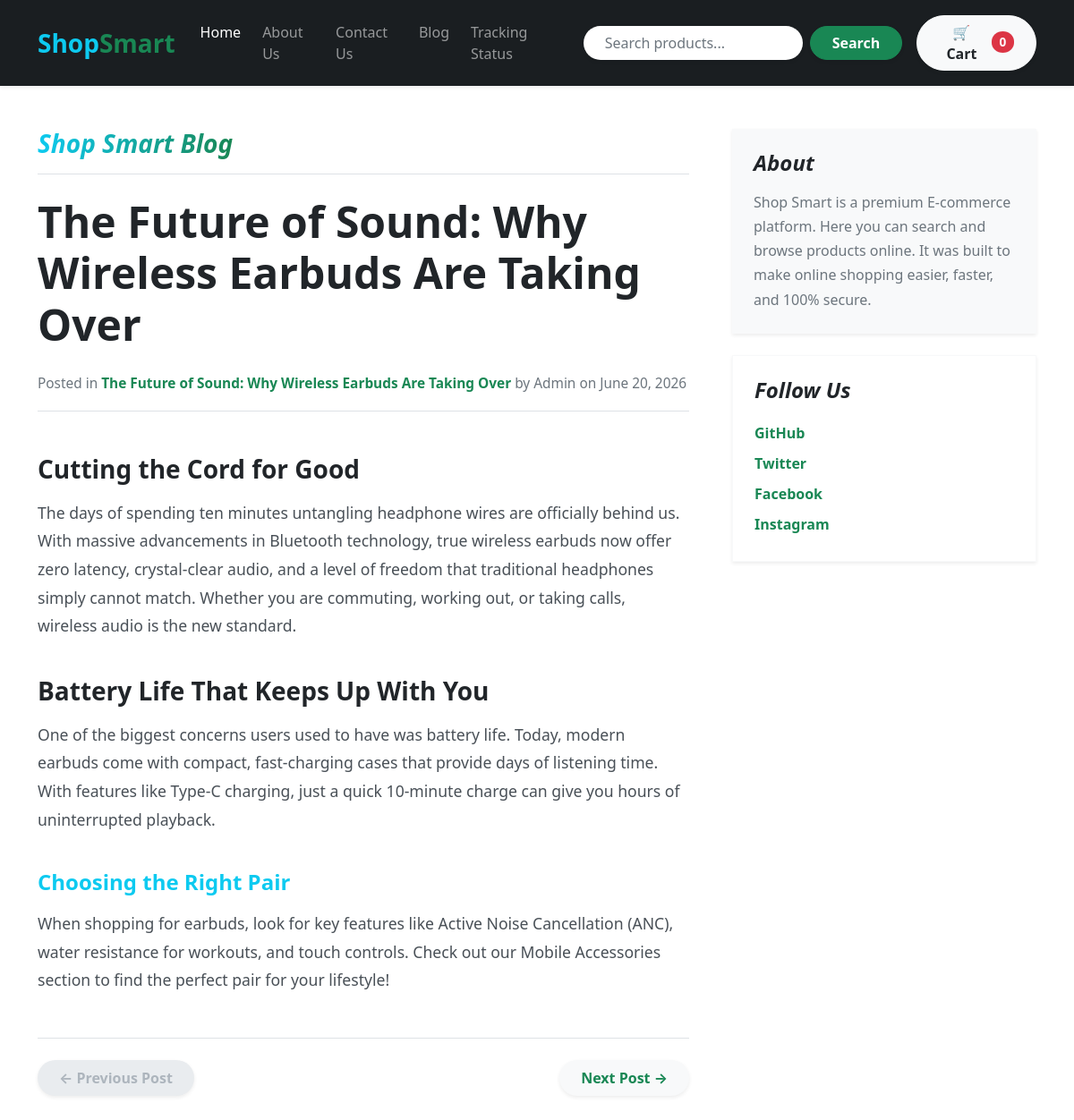
The app's page /blog/blogpost/4 with its own data.
### blog/models.py (models this page shows, shortened)
class BlogPost(models.Model):
    blog_id = models.AutoField(primary_key=True)
    title = models.CharField(max_length=500,default="")
    heading_1 = models.CharField(max_length=500,default="")
    heading_1_content = models.CharField(max_length=5000,default="")
    heading_2 = models.CharField(max_length=500,default="")
    heading_2_content = models.CharField(max_length=5000)
    sub_heading = models.CharField(max_length=500,default="")
    sub_heading_content = models.CharField(max_length=5000)
    pub_date = models.DateField()
    image = models.ImageField(upload_to="blog/images",default="")

### blog/views.py (the view)
# urls.py: path("blogpost/<int:blog_id>", views.blogpost , name="blogpost")
def blogpost(request,blog_id):
    try:
        blog = BlogPost.objects.get(blog_id=blog_id)
        id_bounds = BlogPost.objects.aggregate(min_id=Min('blog_id'), max_id=Max('blog_id'))
        context = {
            'blog': blog,
            'min_id': id_bounds['min_id'],
            'max_id': id_bounds['max_id']
        }
        return render(request,'blog/blogpost.html',context)
    except:\
        return render(request, 'blog/blogpost.html', {'no_id': True})

### blog/templates/blog/blogpost.html (shortened to what this page needs)
{% extends 'blog/master.html' %}
{% block body %}
<div class="container mt-5 mb-5">
    <div class="row g-5">
        <div class="col-md-8">
            <h3 class="pb-3 mb-4 fst-italic border-bottom fw-bold text-muted">
               <span class="text-gradient"> Shop Smart Blog</span>
            </h3>
            <article class="blog-post">
                <h1 class="blog-post-title display-5">{{ blog.title }}</h1>
                <p class="text-muted small mb-5 border-bottom pb-3">
                    Posted in <strong class="text-success">{{ blog.title }}</strong> by Admin on {{ blog.pub_date }}
                </p>
                <h2 class="h3">{{ blog.heading_1 }}</h2>
                <p>{{ blog.heading_1_content }}</p>
                <h2 class="h3">{{ blog.heading_2 }}</h2>
                <p>{{ blog.heading_2_content }}</p>
                <h3 class="h4 text-info">{{ blog.sub_heading }}</h3>
                <p>{{ blog.sub_heading_content }}</p>
            </article>
            <nav aria-label="Blog post navigation" class="mt-5 pt-4 border-top">
                <div class="d-flex justify-content-between">
                    <button id="pr{{blog.blog_id}}" class="previous page-link rounded-pill px-4 py-2 fw-bold shadow-sm" {% if blog.blog_id == min_id %}disabled{% endif %}>
                        &larr; Previous Post
                    </button>
                    <button id="ne{{blog.blog_id}}" class="next page-link rounded-pill px-4 py-2 fw-bold shadow-sm" {% if blog.blog_id == max_id %}disabled{% endif %}>
                        Next Post &rarr;
                    </button>
                </div>
            </nav>
        </div>
        <div class="col-md-4">
            <div class="position-sticky" style="top: 2rem;">
                <div class="p-4 mb-4 bg-light rounded-4 shadow-sm border-0">
                    <h4 class="fst-italic fw-bold text-dark mb-3">About</h4>
                    <p class="mb-0 text-secondary" style="line-height: 1.7;">
                        Shop Smart is a premium E-commerce platform. Here you can search and browse products online.
                        It was built to make online shopping easier, faster, and 100% secure.
                    </p>
                </div>
                <div class="p-4 bg-white rounded-4 shadow-sm border border-light">
                    <h4 class="fst-italic fw-bold text-dark mb-3">Follow Us</h4>
                    <ul class="list-unstyled mb-0 social-links">
                        <li><a href="#">GitHub</a></li>
                        <li><a href="#">Twitter</a></li>
                        <li><a href="#">Facebook</a></li>
                        <li><a href="#">Instagram</a></li>
                    </ul>
                </div>
            </div>
        </div>
    </div>
</div>
{% endblock %}

### records on screen
BlogPost: title "The Future of Sound: Why Wireless Earbuds Are Taking Over", pub_date "June 20, 2026", heading_1 "Cutting the Cord for Good", heading_1_content "The days of spending ten minutes untangling headphone wires are officially behind us. With massive advancements in Bluetooth technology, true wireless earbuds now offer zero latency, crystal-clear audio, and a level of freedom that traditional headphones simply cannot match. Whether you are commuting, working out, or taking calls, wireless audio is the new standard.", heading_2 "Battery Life That Keeps Up With You", heading_2_content "One of the biggest concerns users used to have was battery life. Today, modern earbuds come with compact, fast-charging cases that provide days of listening time. With features like Type-C charging, just a quick 10-minute charge can give you hours of uninterrupted playback.", sub_heading "Choosing the Right Pair", sub_heading_content "When shopping for earbuds, look for key features like Active Noise Cancellation (ANC), water resistance for workouts, and touch controls. Check out our Mobile Accessories section to find the perfect pair for your lifestyle!"
